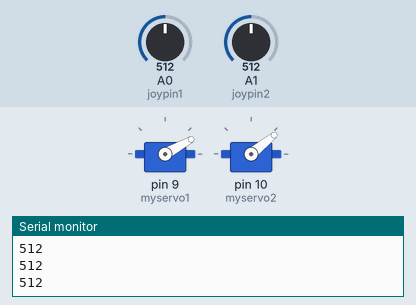
A sketch run on a simulated Arduino Uno, built with avr-gcc and run on an emulated ATmega328P. Parts: 2 × servo, the last lines printed to the serial monitor. The inputs (shaded band) are chosen by the test bench; at power-on: A1 (joypin2) = 512, A0 (joypin1) = 512.

Above: at 1.2 s.
1.3 s: A1 (joypin2) set to 716
At 1.9 s:
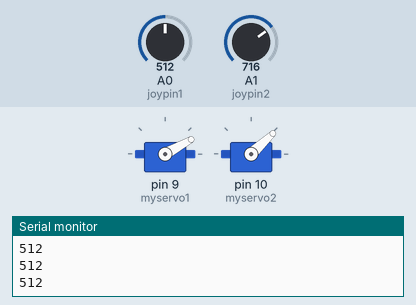
3.0 s: A0 (joypin1) set to 716
At 4.2 s:
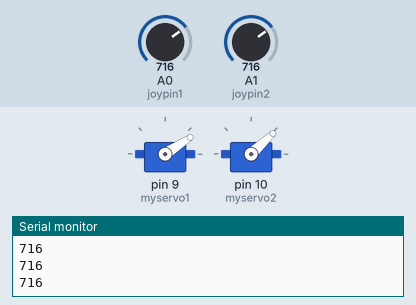
4.5 s: A0 (joypin1) set to 900
At 6.0 s:
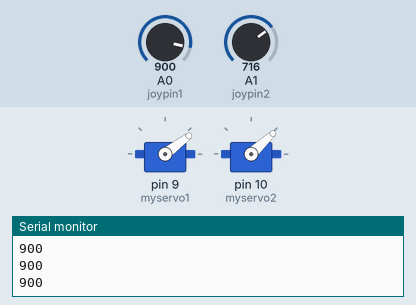
Timing chart, 0 to 7.5 s (numbered marks = the images above; inputs shaded):
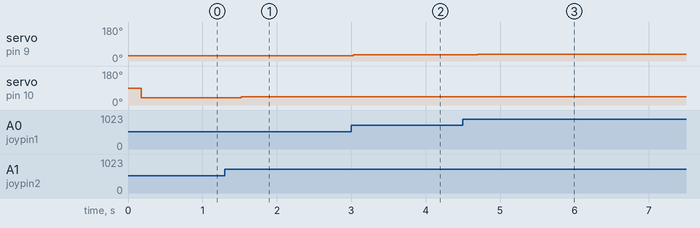

The sketch:

tilt_motor_3.ino
```cpp
#include <Servo.h>

Servo myservo1;  // create servo object to control servo
Servo myservo2;

int joypin1 = A0;  // analog pin used to connect the potentiometer
int joypin2 = A1;

int oldval1, newval1;    // variable to read the value from the analog pin
int oldval2, newval2;

void setup()
{
  myservo1.attach(9);  // attaches the servo on pin 9 to the servo object
  myservo2.attach(10);

  Serial.begin(9600);
}

 int treatValue(int data) {
   return (data * 9/1024)+48;

 }

void loop()
{
  newval1 = smoothing(joypin1);           // reads the value of the potentiometer (value between 0 and 1023)
  newval1 = map(newval1, 0, 1023, 20, 40);    // scale it to use it with the servo (value between 0 and 180)
  if (newval1 < (oldval1+2) || newval1 > (oldval1-2)){
    myservo1.write(newval1);                // sets the servo position according to the scaled value
    delay(155);                           // waits for the servo to get there
    oldval1=newval1;
  }


  newval2 = smoothing(joypin2);           // reads the value of the potentiometer (value between 0 and 1023)
  newval2 = map(newval2, 0, 1023, 30, 50);   // scale it to use it with the servo (value between 0 and 180)
 if (newval2 < (oldval2+2) || newval2 > (oldval2-2)){
    myservo2.write(newval2);                // sets the servo position according to the scaled value
    delay(155);                           // waits for the servo to get there
    oldval2=newval2;
  }

  Serial.println(analogRead(joypin1));

}

int smoothing(int pin) {
  int val=0;
  for(int i=0; i<100; i++) {
   val=val+analogRead(pin)/100;
  }
  return val;

}
```

Measured:
- after the input at 1.3 s, servo on pin 10 (myservo2): 39° → 43° after 0.22 s
- after the input at 3.0 s, servo on pin 9 (myservo1): 29° → 33° at once
- after the input at 4.5 s, servo on pin 9 (myservo1): 33° → 37° after 0.20 s
